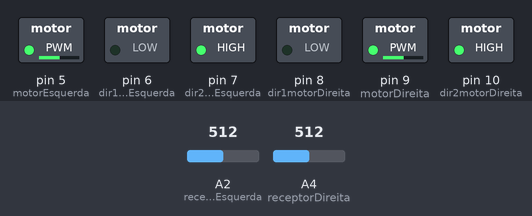
Recording of a sketch running on a simulated Arduino Uno, built with avr-gcc and run on an emulated ATmega328P. On the bench: switched loads named in the sketch (green lamp = pin HIGH). Inputs (shaded band) come from the test bench; at power-on: A2 (receptorEsquerda) = 512, A4 (receptorDireita) = 512.

Above: at 1.2 s.
1.3 s: A2 (receptorEsquerda) set to 408
2.8 s: A2 (receptorEsquerda) set to 385
At 3.3 s:
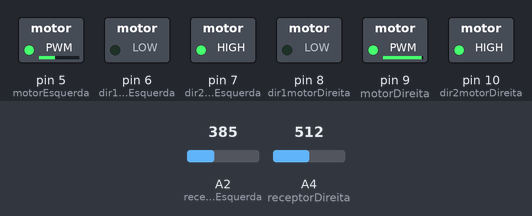
4.3 s: A2 (receptorEsquerda) set to 410
At 5.5 s:
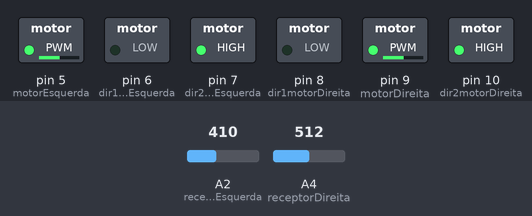
5.8 s: A4 (receptorDireita) set to 411
7.3 s: A4 (receptorDireita) set to 392
At 8.0 s:
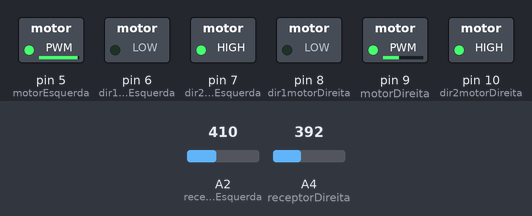
8.8 s: A4 (receptorDireita) set to 410
At 9.1 s:
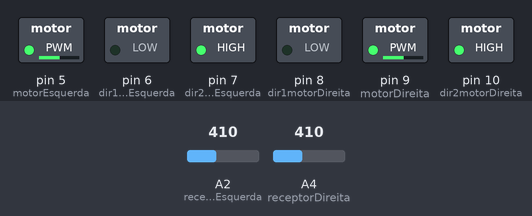
Timing chart, 0 to 11.3 s (numbered marks = the images above; inputs shaded):
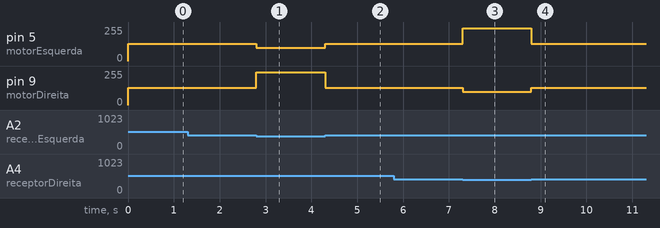

Measured:
- the behaviour switches between 400 and 399 on A2 (receptorEsquerda) (found by bisection; images 0 and 1)
- the behaviour switches between 400 and 399 on A4 (receptorDireita) (found by bisection; images 2 and 3)
- after the input at 1.3 s, every drawn part: stays the same
- after the input at 2.8 s, pin 5 (motorEsquerda): 130/255 → 100/255 at once; pin 9 (motorDireita): 130/255 → 245/255 at once
- after the input at 4.3 s, pin 5 (motorEsquerda): 100/255 → 130/255 at once; pin 9 (motorDireita): 245/255 → 130/255 at once
- after the input at 5.8 s, every drawn part: stays the same
- after the input at 7.3 s, pin 5 (motorEsquerda): 130/255 → 245/255 at once; pin 9 (motorDireita): 130/255 → 100/255 at once
- after the input at 8.8 s, pin 5 (motorEsquerda): 245/255 → 130/255 at once; pin 9 (motorDireita): 100/255 → 130/255 at once

The sketch:

sem_PID.ino
```cpp
#define receptorEsquerda A2   //Pino de entrada do sensor
#define receptorCentro A0   //Pino de entrada do sensor
#define receptorDireita  A4   //Pino de entrada do sensor
#define dir1motorDireita 8    //Pino direcional do motor
#define dir2motorDireita 10   //Pino direcional do motor
#define dir1motorEsquerda 6   //Pino direcional do motor
#define dir2motorEsquerda 7   //Pino direcional do motor
#define motorDireita 9    //Pino velocidade do motor
#define motorEsquerda 5   //Pino velocidade do motor


void setup() {
  analogReference(INTERNAL);  //Como a variação de tensão é de cerca de 1,8V, considereamos uma faixa de valores de 0 a 1,1V suficiente para nosso projeto
  pinMode(receptorEsquerda, INPUT);   //Definição dos pinos de entrada e saida
  pinMode(receptorDireita, INPUT);
  pinMode(receptorCentro, INPUT);
  pinMode(dir1motorDireita, OUTPUT);    //dir1motorDireita = 1, dir2motorDireita = 0, dir1motorEsquerda = 1, dir2motorEsquerda = 0 ==> carro vai para tras
  pinMode(dir2motorDireita, OUTPUT);    //dir1motorDireita = 0, dir2motorDireita = 1, dir1motorEsquerda = 0, dir2motorEsquerda = 1 ==> carro vai para frente
  pinMode(dir1motorEsquerda, OUTPUT);
  pinMode(dir2motorEsquerda, OUTPUT);
  pinMode(motorDireita, OUTPUT);
  pinMode(motorEsquerda, OUTPUT);

  digitalWrite(dir1motorDireita, LOW);  //Definição da direção do carro
  digitalWrite(dir2motorDireita, HIGH);
  digitalWrite(dir1motorEsquerda, LOW);
  digitalWrite(dir2motorEsquerda, HIGH);
}

void loop() {   //Arvore de decisões, se o sensor indica que o carro está para a esquerda ou direita da linha, a velocidade dos motores é alterada para corrigir a posição
  if(analogRead(receptorEsquerda) < 400){
    analogWrite(motorEsquerda, 100);
    analogWrite(motorDireita, 245);
  }
    else if(analogRead(receptorDireita) < 400){
      analogWrite(motorEsquerda, 245);
      analogWrite(motorDireita, 100);
    }
      else if(analogRead(receptorDireita) < 400 && analogRead(receptorEsquerda) < 400){
        analogWrite(motorDireita, 0);
        analogWrite(motorEsquerda, 0);
      }
      else{
        analogWrite(motorDireita, 130);
        analogWrite(motorEsquerda, 130);
      }
}
```
